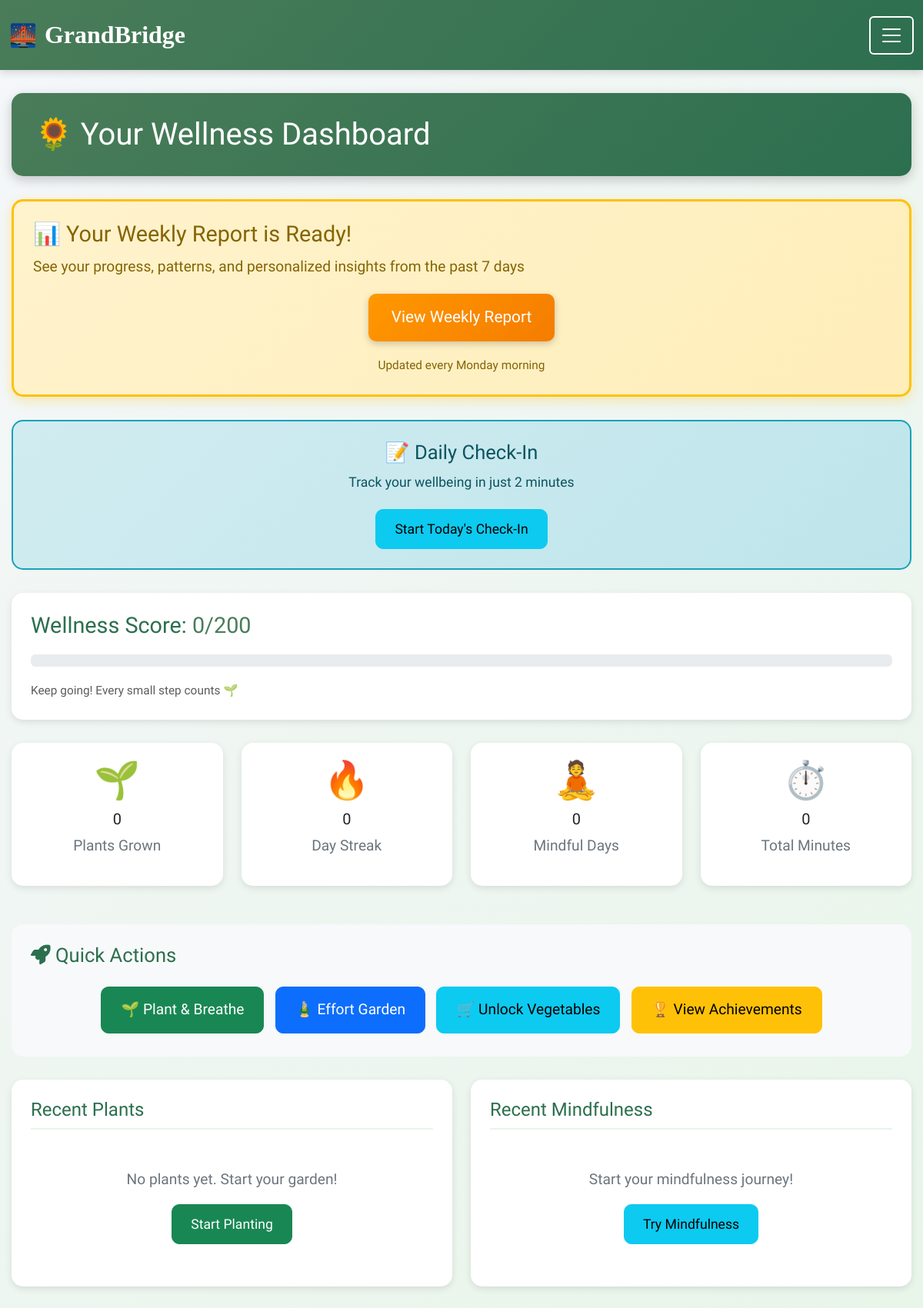
/wellness_dashboard (signed in), run on the app's committed database.
### GrandBridge/models.py (models this page shows, shortened)
class User(db.Model, UserMixin):
    id = db.Column(db.Integer, primary_key=True)
    username = db.Column(db.String(20), unique=True, nullable=False)
    email = db.Column(db.String(20), unique=True, nullable=False)
    password = db.Column(db.String(60), nullable=False)
    is_admin = db.Column(db.Boolean, default=False, nullable=False)
    address = db.Column(db.String(60), nullable=True)
    contact_info = db.Column(db.String(60), nullable=True)
    family_id = db.Column(db.Integer, db.ForeignKey('family.id'), nullable=True)
    admin_families = db.relationship(
    'Family',
    secondary=admin_family,
    backref=db.backref('admins', lazy='dynamic'),
    lazy='dynamic'
)
    google_credentials_data = db.Column(db.JSON, nullable=True)
    google_credentials_json = db.Column(db.Text, nullable=True)
    google_id = db.Column(db.String(255), unique=True)
    last_plant_date = db.Column(db.Date)
    streak = db.Column(db.Integer, default=0)
    coins = db.Column(db.Integer, default=0)
    plant_count = db.Column(db.Integer, default=0)
    unlocked_vegetables = db.Column(MutableList.as_mutable(PickleType), default=lambda: ['carrot', 'potato', 'spinach', 'cabbage', 'tomato'])
    mindfulness_streak = db.Column(db.Integer, default=0)
    last_mindfulness_date = db.Column(db.Date)
    total_mindful_minutes = db.Column(db.Integer, default=0)
    wellness_score = db.Column(db.Integer, default=0)

### GrandBridge/planting/routes.py (the view)
@planting.route("/wellness_dashboard")
@login_required
def wellness_dashboard():
    user = current_user
    wellness_score = 0
    wellness_score += min(user.streak * 10, 50)  # Max 50 points from plant streak
    wellness_score += min((user.mindfulness_streak or 0) * 10, 50)  # Max 50 from mindfulness
    wellness_score += min((user.total_mindful_minutes or 0), 100)  # Max 100 from minutes
    recent_plants = Vegetable.query.filter_by(userid=user.id)\
                                  .order_by(Vegetable.plant_time.desc())\
                                  .limit(3).all()
    recent_mindfulness = MindfulnessLog.query.filter_by(user_id=user.id)\
                                            .order_by(MindfulnessLog.date_completed.desc())\
                                            .limit(3).all()
    return render_template("wellness_dashboard.html",
                         wellness_score=wellness_score,
                         recent_plants=recent_plants,
                         recent_mindfulness=recent_mindfulness,
                         user=user)

### GrandBridge/models.py (called while the page is built)
@login_manager.user_loader
def load_user(user_id):
    return User.query.get(int(user_id))

### GrandBridge/templates/wellness_dashboard.html (shortened to what this page needs)
{% extends "layout.html" %}
{% block extra_css %}
<link rel="stylesheet" href="{{ url_for('static', filename='dashboard.css') }}">
{% endblock %}
{% block content %}
<div class="dashboard-header">
    <h2>🌻 Your Wellness Dashboard</h2>
</div>
<div class="weekly-report-card" id="weeklyReportCard">
    <h3>📊 Your Weekly Report is Ready!</h3>
    <p>See your progress, patterns, and personalized insights from the past 7 days</p>
    <div class="text-center">
        <a href="{{ url_for('planting.weekly_report') }}" class="btn btn-warning btn-lg">
            View Weekly Report
        </a>
    </div>
    <div class="mt-3 text-center">
        <small style="color: #856404;">
            Updated every Monday morning
        </small>
    </div>
</div>
<div class="checkin-card">
    <h4>📝 Daily Check-In</h4>
    <p>Track your wellbeing in just 2 minutes</p>
    <a href="{{ url_for('planting.daily_checkin') }}" class="btn btn-info btn-lg">
        Start Today's Check-In
    </a>
</div>
<div class="wellness-score-card">
    <h4>
        Wellness Score:
        <span style="color: #4a7c59;">{{ wellness_score }}/200</span>
    </h4>
    <div class="progress">
    </div>
    <div class="mt-3">
        <small class="text-muted">
            {% if wellness_score < 50 %}
                Keep going! Every small step counts 🌱
            {% elif wellness_score < 100 %}
                Great progress! You're building momentum 🌿
            {% elif wellness_score < 150 %}
                Outstanding! You're a wellness champion 🏆
            {% else %}
                Outstanding! You're a wellness champion
            {% endif %}
        </small>
    </div>
</div>
<div class="row">
    <div class="col-md-3 col-sm-6">
        <div class="stat-card">
            <h3>🌱</h3>
            <h5>{{ user.plant_count or 0 }}</h5>
            <p>Plants Grown</p>
        </div>
    </div>
    <div class="col-md-3 col-sm-6">
        <div class="stat-card">
            <h3>🔥</h3>
            <h5>{{ user.streak or 0 }}</h5>
            <p>Day Streak</p>
        </div>
    </div>
    <div class="col-md-3 col-sm-6">
        <div class="stat-card">
            <h3>🧘</h3>
            <h5>{{ user.mindfulness_streak or 0 }}</h5>
            <p>Mindful Days</p>
        </div>
    </div>
    <div class="col-md-3 col-sm-6">
        <div class="stat-card">
            <h3>⏱️</h3>
            <h5>{{ user.total_mindful_minutes or 0 }}</h5>
            <p>Total Minutes</p>
        </div>
    </div>
</div>
<div class="quick-actions">
    <h4><i class="fas fa-rocket"></i> Quick Actions</h4>
    <div class="text-center">
        <a href="{{ url_for('planting.plant') }}" class="btn btn-success btn-lg">
            🌱 Plant & Breathe
        </a>
        <a href="{{ url_for('planting.all_vegetables') }}" class="btn btn-primary btn-lg">
            🎍 Effort Garden
        </a>
        <a href="{{ url_for('planting.unlock') }}" class="btn btn-info btn-lg">
            🛒 Unlock Vegetables
        </a>
        <a href="{{ url_for('planting.glory_hall') }}" class="btn btn-warning btn-lg">
            🏆 View Achievements
        </a>
    </div>
</div>
<div class="row">
    <div class="col-md-6">
        <div class="activity-section">
            <h4>Recent Plants</h4>
            {% if recent_plants %}
                {% for plant in recent_plants %}
                <div class="activity-item plant">
                    <strong>{{ plant.name }}</strong>
                    <span class="badge bg-success">{{ plant.type }}</span><br>
                    <small>
                        {{ plant.plant_time.strftime('%B %d at %I:%M %p') }}
                    </small>
                </div>
                {% endfor %}
            {% else %}
                <div class="no-activity">
                    <p>No plants yet. Start your garden!</p>
                    <a href="{{ url_for('planting.plant') }}" class="btn btn-success">
                        Start Planting
                    </a>
                </div>
            {% endif %}
        </div>
    </div>
    <div class="col-md-6">
        <div class="activity-section">
            <h4>Recent Mindfulness</h4>
            {% if recent_mindfulness %}
                {% for log in recent_mindfulness %}
                <div class="activity-item mindfulness">
                    <strong>{{ log.activity_type|capitalize }}</strong>
                    <span class="badge bg-info">{{ log.duration_minutes }} min</span><br>
                    <small>
                        {{ log.date_completed.strftime('%B %d, %Y') }}
                    </small>
                </div>
                {% endfor %}
            {% else %}
                <div class="no-activity">
                    <p>Start your mindfulness journey!</p>
                    <a href="{{ url_for('planting.daily_checkin') }}" class="btn btn-info">
                        Try Mindfulness
                    </a>
                </div>
            {% endif %}
        </div>
    </div>
</div>
{% endblock %}

### GrandBridge/static/dashboard.css (style rules this page uses)
.dashboard-header { background: linear-gradient(135deg, #4a7c59, #2c6f4f); color: white; padding: 30px; border-radius: 15px; margin-bottom: 30px; box-shadow: 0 5px 15px rgba(0,0,0,0.2); }
.dashboard-header h2 { font-size: 2.5rem; margin: 0; display: flex; align-items: center; gap: 15px; }
.weekly-report-card { background: linear-gradient(135deg, #fff3cd, #ffeeba); border: 3px solid #ffc107; border-radius: 15px; padding: 25px; margin-bottom: 30px; box-shadow: 0 5px 15px rgba(255, 193, 7, 0.3); position: relative; overflow: hidden; }
.weekly-report-card h3 { color: #856404; font-size: 1.8rem; margin-bottom: 10px; }
.weekly-report-card p { color: #856404; font-size: 1.2rem; margin-bottom: 20px; }
.weekly-report-card .btn { font-size: 1.3rem; padding: 15px 30px; border-radius: 10px; background: linear-gradient(135deg, #ff9800, #f57c00); border: none; color: white; box-shadow: 0 3px 10px rgba(0,0,0,0.2); transition: all 0.3s; }
.stat-card { background: white; border-radius: 15px; padding: 20px; margin-bottom: 20px; text-align: center; box-shadow: 0 3px 10px rgba(0,0,0,0.1); }
.stat-card h3 { font-size: 3rem; margin-bottom: 10px; color: #4a7c59; }
.stat-card p { font-size: 1.2rem; color: #6c757d; }
.progress { height: 40px; border-radius: 20px; background: #e8f5e9; }
.weekly-report-card::before { content: ""; position: absolute; top: -20px; right: -20px; width: 100px; height: 100px; opacity: 0.1; }
.checkin-card { background: linear-gradient(135deg, #d1ecf1, #bee5eb); border: 2px solid #17a2b8; border-radius: 15px; padding: 25px; margin-bottom: 30px; text-align: center; }
.checkin-card h4 { color: #0c5460; font-size: 1.6rem; margin-bottom: 10px; }
.checkin-card p { color: #0c5460; font-size: 1.1rem; margin-bottom: 20px; }
.wellness-score-card { background: white; border-radius: 15px; padding: 25px; margin-bottom: 30px; box-shadow: 0 3px 10px rgba(0,0,0,0.1); }
.wellness-score-card h4 { color: #2c6f4f; font-size: 1.8rem; margin-bottom: 20px; }
.quick-actions { background: #f8f9fa; border-radius: 15px; padding: 25px; margin: 30px 0; }
.quick-actions h4 { color: #2c6f4f; font-size: 1.6rem; margin-bottom: 20px; }
.quick-actions .btn { margin: 5px; font-size: 1.2rem; padding: 15px 25px; border-radius: 10px; }
.activity-section { background: white; border-radius: 15px; padding: 25px; margin-bottom: 20px; box-shadow: 0 3px 10px rgba(0,0,0,0.1); }
.activity-section h4 { color: #2c6f4f; font-size: 1.5rem; margin-bottom: 20px; border-bottom: 2px solid #e8f5e9; padding-bottom: 10px; }
.no-activity { text-align: center; padding: 30px; color: #6c757d; font-size: 1.2rem; }

### GrandBridge/templates/layout.html (style rules this page uses)
:root { --primary-green: #4a7c59; --secondary-green: #2c6f4f; --light-green: #e8f5e9; --lighter-green: #f1f8e9; --text-dark: #495057; --text-light: #6c757d; --bg-light: #f8f9fa; --warning-orange: #ff9800; --info-blue: #17a2b8; }
* { margin: 0; padding: 0; box-sizing: border-box; }
body { font-family: 'Lexend', sans-serif; background: linear-gradient(135deg, #f5f7fa 0%, #e8f5e9 100%); min-height: 100vh; font-size: 1.1rem; line-height: 1.6; }
.page-loading { animation: fadeIn 0.5s ease; }
.btn { font-size: 1.1rem; padding: 12px 24px; border-radius: 10px; transition: all 0.3s; font-weight: 500; }

### data on the page
User: plant_count "0", streak "0", mindfulness_streak "0", total_mindful_minutes "0"

### other printed values
{{ wellness_score }} "0"
